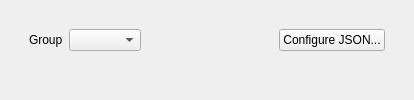
          <widget class="QWidget" name="tab_WildMons">
           <layout class="QVBoxLayout" name="verticalLayout_11">
            <item>
             <widget class="QFrame" name="frame_WildMonInfo">
              <property name="frameShape">
               <enum>QFrame::NoFrame</enum>
              </property>
              <property name="frameShadow">
               <enum>QFrame::Raised</enum>
              </property>
              <layout class="QVBoxLayout" name="verticalLayout_12">
               <item>
                <widget class="QFrame" name="frame_2">
                 <property name="frameShape">
                  <enum>QFrame::NoFrame</enum>
                 </property>
                 <property name="frameShadow">
                  <enum>QFrame::Plain</enum>
                 </property>
                 <layout class="QHBoxLayout" name="horizontalLayout_9">
                  <item>
                   <widget class="QLabel" name="label_10">
                    <property name="text">
                     <string>Group</string>
                    </property>
                   </widget>
                  </item>
                  <item>
                   <widget class="QComboBox" name="comboBox_EncounterGroupLabel">
                    <property name="sizeAdjustPolicy">
                     <enum>QComboBox::AdjustToContents</enum>
                    </property>
                   </widget>
                  </item>
                  <item>
                   <widget class="QPushButton" name="pushButton_NewWildMonGroup">
                    <property name="toolTip">
                     <string>&lt;html&gt;&lt;head/&gt;&lt;body&gt;&lt;p&gt;Create a new group for wild pokemon data on this map.&lt;/p&gt;&lt;/body&gt;&lt;/html&gt;</string>
                    </property>
                    <property name="text">
                     <string/>
                    </property>
                    <property name="icon">
                     <iconset resource="../resources/images.qrc">
                      <normaloff>:/icons/add.ico</normaloff>:/icons/add.ico</iconset>
                    </property>
                    <property name="flat">
                     <bool>true</bool>
                    </property>
                   </widget>
                  </item>
                  <item>
                   <widget class="QPushButton" name="pushButton_DeleteWildMonGroup">
                    <property name="toolTip">
                     <string>&lt;html&gt;&lt;head/&gt;&lt;body&gt;&lt;p&gt;Delete a group of wild pokemon data on this map.&lt;/p&gt;&lt;/body&gt;&lt;/html&gt;</string>
                    </property>
                    <property name="text">
                     <string/>
                    </property>
                    <property name="icon">
                     <iconset resource="../resources/images.qrc">
                      <normaloff>:/icons/delete.ico</normaloff>:/icons/delete.ico</iconset>
                    </property>
                    <property name="flat">
                     <bool>true</bool>
                    </property>
                   </widget>
                  </item>
                  <item>
                   <spacer name="horizontalSpacer_9">
                    <property name="orientation">
                     <enum>Qt::Horizontal</enum>
                    </property>
                    <property name="sizeHint" stdset="0">
                     <size>
                      <width>40</width>
                      <height>20</height>
                     </size>
                    </property>
                   </spacer>
                  </item>
                  <item>
                   <widget class="QPushButton" name="pushButton_ConfigureEncountersJSON">
                    <property name="text">
                     <string>Configure JSON...</string>
                    </property>
                   </widget>
                  </item>
                 </layout>
                </widget>
               </item>
               <item>
                <widget class="QStackedWidget" name="stackedWidget_WildMons">
                 <widget class="QWidget" name="page"/>
                 <widget class="QWidget" name="page_2"/>
                </widget>
               </item>
              </layout>
             </widget>
            </item>
           </layout>
          </widget>
